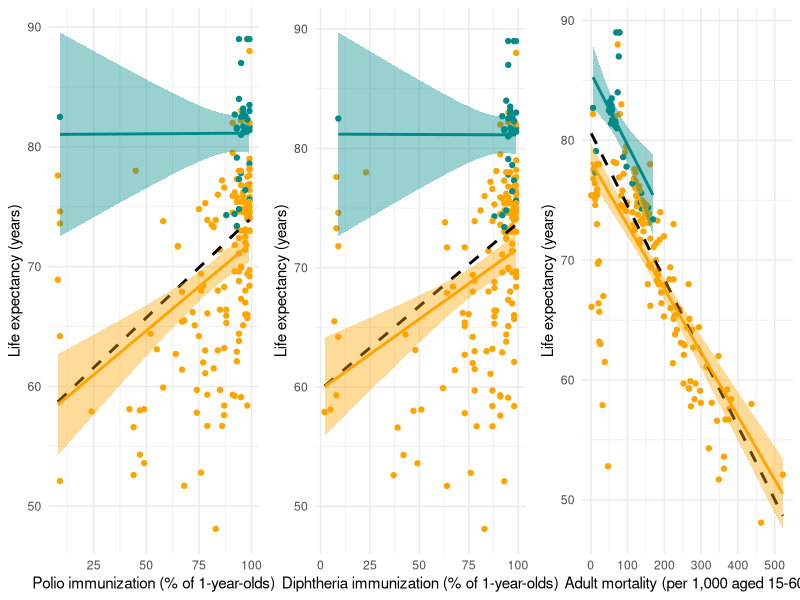
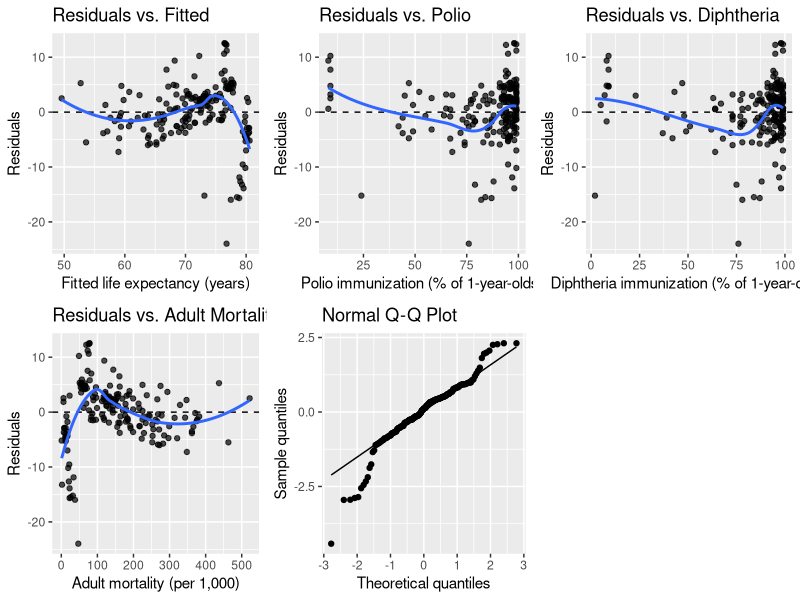
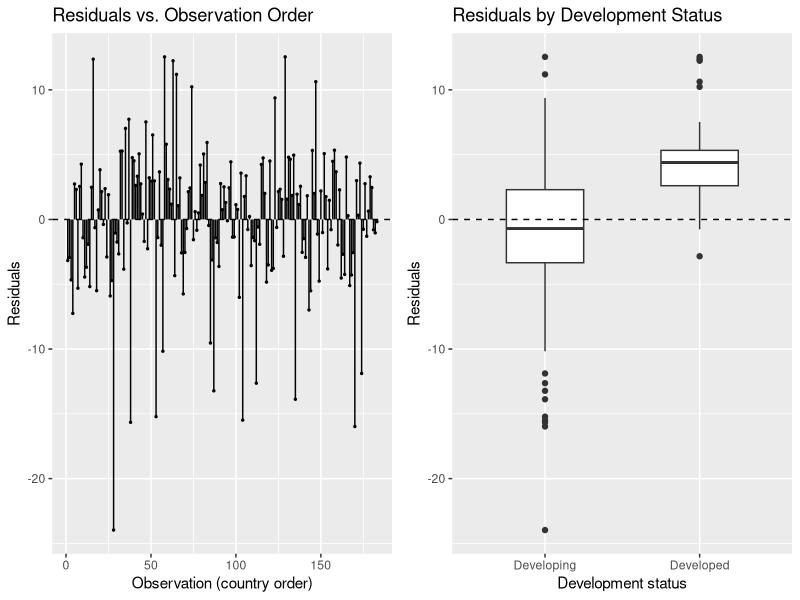
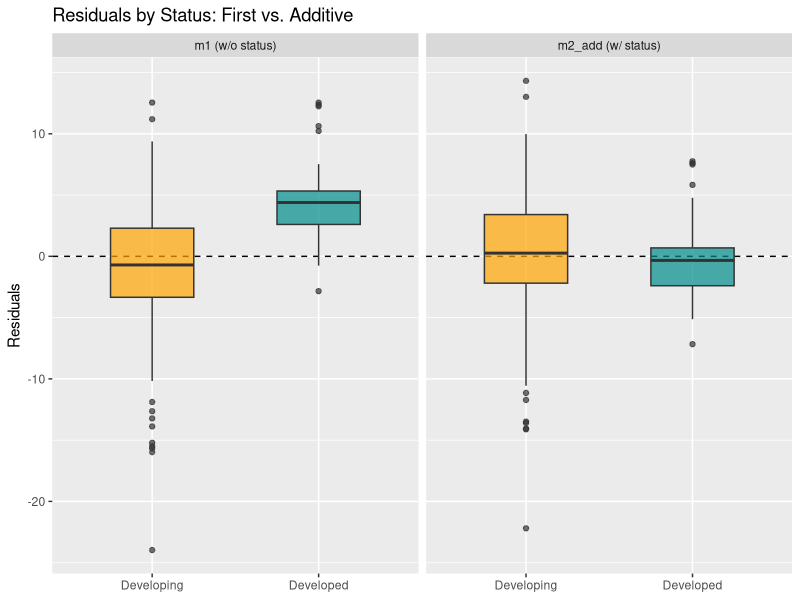

These charts were generated, in order, by the following R code:
## ---- chunk 1
knitr::opts_chunk$set(echo = FALSE, warning = FALSE, message = FALSE, fig.pos = "!htbp")

library(tidyverse)
library(knitr)
library(gridExtra)
## ---- chunk 2
df <- read.csv("life_expectancy_2014.csv")

developed <- subset(df, status == "Developed")
developing <- subset(df, status == "Developing")

# Check the number of countries in each group
nrow(developed)
nrow(developing)

# Check the variables
names(df)
## ---- chunk 3
df$status <- factor(df$status, levels = c("Developed", "Developing"))
cols <- c("Developed" = "darkcyan", "Developing" = "orange")

plot_polio <- ggplot(df, aes(x = polio, y = life_expectancy)) +
  geom_point(aes(color = status)) +
  geom_smooth(method = "lm", se = FALSE, color = "black", linetype = "dashed") +
  geom_smooth(aes(color = status, fill = status), method = "lm", se = TRUE) +
  scale_color_manual(values = cols) +
  scale_fill_manual(values = cols) +
  labs(x = "Polio immunization (% of 1-year-olds)", y = "Life expectancy (years)") +
  theme_minimal() +
  theme(legend.position = "none")

plot_dip <- ggplot(df, aes(x = diphtheria, y = life_expectancy)) +
  geom_point(aes(color = status)) +
  geom_smooth(method = "lm", se = FALSE, color = "black", linetype = "dashed") +
  geom_smooth(aes(color = status, fill = status), method = "lm", se = TRUE) +
  scale_color_manual(values = cols) +
  scale_fill_manual(values = cols) +
  labs(x = "Diphtheria immunization (% of 1-year-olds)", y = "Life expectancy (years)") +
  theme_minimal() +
  theme(legend.position = "none")

plot_adult <- ggplot(df, aes(x = adult_mortality, y = life_expectancy)) +
  geom_point(aes(color = status)) +
  geom_smooth(method = "lm", se = FALSE, color = "black", linetype = "dashed") +
  geom_smooth(aes(color = status, fill = status), method = "lm", se = TRUE) +
  scale_color_manual(values = cols) +
  scale_fill_manual(values = cols) +
  labs(x = "Adult mortality (per 1,000 aged 15-60)", y = "Life expectancy (years)") +
  theme_minimal() +
  theme(legend.position = "none")

grid.arrange(plot_polio, plot_dip, plot_adult, ncol = 3)
## ---- chunk 4
cor_tbl <- df %>%
  group_by(status) %>%
  summarise(
    n = n(),
    Polio = cor(polio, life_expectancy),
    Diphtheria = cor(diphtheria, life_expectancy),
    Adult_Mortality = cor(adult_mortality, life_expectancy)
  )

kable(
  cor_tbl,
  digits = 3,
  col.names = c("Status", "n", "Polio", "Diphtheria", "Adult Mortality"),
  caption = "Sample sizes and correlations with life expectancy by development status"
)
## ---- chunk 5
polio_dev <- lm(life_expectancy ~ polio, data = developed)
polio_deving <- lm(life_expectancy ~ polio, data = developing)
dip_dev <- lm(life_expectancy ~ diphtheria, data = developed)
dip_deving <- lm(life_expectancy ~ diphtheria, data = developing)
mort_dev <- lm(life_expectancy ~ adult_mortality, data = developed)
mort_deving <- lm(life_expectancy ~ adult_mortality, data = developing)

biv_tbl <- data.frame(
  Predictor = c("Polio", "Diphtheria", "Adult Mortality"),
  Slope_Dev = c(coef(polio_dev)[2], coef(dip_dev)[2], coef(mort_dev)[2]),
  Slope_Deving = c(coef(polio_deving)[2], coef(dip_deving)[2], coef(mort_deving)[2]),
  R2_Dev = c(summary(polio_dev)$r.squared, summary(dip_dev)$r.squared, summary(mort_dev)$r.squared),
  R2_Deving = c(summary(polio_deving)$r.squared, summary(dip_deving)$r.squared, summary(mort_deving)$r.squared)
)

kable(
  biv_tbl,
  digits = 4,
  col.names = c("Predictor", "Slope (Developed)", "Slope (Developing)",
                "R2 (Developed)", "R2 (Developing)"),
  caption = "Simple regressions of life expectancy on each predictor, fitted separately by development status"
)
## ---- chunk 6
# Check missing values
variables <- c(
  "life_expectancy",
  "polio",
  "diphtheria",
  "adult_mortality",
  "status"
)

colSums(is.na(df[variables]))

# summary statistics
summary(df[variables])

# 5 countries with the lowest polio coverage
head(df[order(df$polio), c("country", "status", "polio")], 5)

# 5 countries with the lowest diphtheria coverage
head(df[order(df$diphtheria), c("country", "status", "diphtheria")], 5)

# 5 countries with the highest and lowest adult mortality
head(df[order(-df$adult_mortality), c("country", "status", "adult_mortality")], 5)
head(df[order(df$adult_mortality), c("country", "status", "adult_mortality")], 5)
## ---- chunk 7
# reuse dataset and set Developing as baseline
m1_data <- df
m1_data$status <- relevel(m1_data$status, ref = "Developing")

# fit baseline model and compute intervals and multicollinearity checks
m1 <- lm(life_expectancy ~ polio + diphtheria + adult_mortality, data = m1_data)
mort_ci <- round(confint(m1)["adult_mortality", ], 3)
vifs <- round(car::vif(m1), 2)

kable(summary(m1)$coefficients, digits = 3, caption = "First linear regression model (n = 183)")
## ---- chunk 8
# save residuals and fitted values
m1_data$obs_order <- seq_len(nrow(m1_data))
m1_data$fitted <- fitted(m1)
m1_data$resid <- resid(m1)
m1_data$std_resid <- rstandard(m1)

# residual diagnostic plots
plot_fit <- ggplot(m1_data, aes(x = fitted, y = resid)) +
  geom_point(alpha = 0.7) +
  geom_hline(yintercept = 0, linetype = "dashed") +
  geom_smooth(method = "loess", se = FALSE) +
  labs(title = "Residuals vs. Fitted", x = "Fitted life expectancy (years)", y = "Residuals")

plot_polio_r <- ggplot(m1_data, aes(x = polio, y = resid)) +
  geom_point(alpha = 0.7) +
  geom_hline(yintercept = 0, linetype = "dashed") +
  geom_smooth(method = "loess", se = FALSE) +
  labs(title = "Residuals vs. Polio", x = "Polio immunization (% of 1-year-olds)", y = "Residuals")

plot_dip_r <- ggplot(m1_data, aes(x = diphtheria, y = resid)) +
  geom_point(alpha = 0.7) +
  geom_hline(yintercept = 0, linetype = "dashed") +
  geom_smooth(method = "loess", se = FALSE) +
  labs(title = "Residuals vs. Diphtheria", x = "Diphtheria immunization (% of 1-year-olds)", y = "Residuals")

plot_mort_r <- ggplot(m1_data, aes(x = adult_mortality, y = resid)) +
  geom_point(alpha = 0.7) +
  geom_hline(yintercept = 0, linetype = "dashed") +
  geom_smooth(method = "loess", se = FALSE) +
  labs(title = "Residuals vs. Adult Mortality", x = "Adult mortality (per 1,000)", y = "Residuals")

plot_qq <- ggplot(m1_data, aes(sample = std_resid)) +
  stat_qq() +
  stat_qq_line() +
  labs(title = "Normal Q-Q Plot", x = "Theoretical quantiles", y = "Sample quantiles")

grid.arrange(plot_fit, plot_polio_r, plot_dip_r, plot_mort_r, plot_qq, ncol = 3)

# check Box-Cox transformation and Shapiro-Wilk test
pt_m1 <- car::powerTransform(m1)
opt_lam <- round(unname(pt_m1$lambda), 2)
ci_rng <- round(confint(pt_m1)[1, ], 2)
sw_m1 <- shapiro.test(m1_data$resid)
## ---- chunk 9
# plot order and status residuals
plot_order <- ggplot(m1_data, aes(x = obs_order, y = resid)) +
  geom_segment(aes(xend = obs_order, yend = 0)) +
  geom_point(size = 0.5) +
  geom_hline(yintercept = 0, linetype = "dashed") +
  labs(title = "Residuals vs. Observation Order", x = "Observation (country order)", y = "Residuals")

plot_status <- ggplot(m1_data, aes(x = status, y = resid)) +
  geom_boxplot(width = 0.5) +
  geom_hline(yintercept = 0, linetype = "dashed") +
  labs(title = "Residuals by Development Status", x = "Development status", y = "Residuals")

grid.arrange(plot_order, plot_status, ncol = 2)
## ---- chunk 10
# fit additive and interaction models
m2_add <- lm(life_expectancy ~ polio + diphtheria + adult_mortality + status, data = m1_data)
m2_int <- lm(life_expectancy ~ (polio + diphtheria + adult_mortality) * status, data = m1_data)
aov_seq <- anova(m1, m2_add, m2_int)

status_est <- round(coef(m2_add)["statusDeveloped"], 2)
status_ci <- round(confint(m2_add)["statusDeveloped", ], 2)

# additive and interaction model comparison table
seq_tbl <- data.frame(
  Model = c(
    "m1",
    "m2_add",
    "m2_int"
  ),
  Adj_R2 = c(
    summary(m1)$adj.r.squared,
    summary(m2_add)$adj.r.squared,
    summary(m2_int)$adj.r.squared
  ),
  RSE = c(summary(m1)$sigma, summary(m2_add)$sigma, summary(m2_int)$sigma),
  Partial_F = c("-", round(aov_seq$F[2:3], 2)),
  p_value = c("-", format.pval(aov_seq[["Pr(>F)"]][2:3], digits = 3, eps = 0.001))
)

kable(
  seq_tbl,
  digits = 4,
  col.names = c("Model", "Adj R2", "RSE", "Partial F", "p-value"),
  caption = "ANOVA Comparison of the First, Additive, and Interaction Models"
)
## ---- chunk 11
# compare residuals with and without status
box_df <- data.frame(
  Model = factor(
    rep(c("m1 (w/o status)", "m2_add (w/ status)"), each = nrow(m1_data)),
    levels = c("m1 (w/o status)", "m2_add (w/ status)")
  ),
  status = rep(m1_data$status, 2),
  resid = c(resid(m1), resid(m2_add))
)

p_m2_box <- ggplot(box_df, aes(x = status, y = resid, fill = status)) +
  geom_hline(yintercept = 0, linetype = "dashed") +
  geom_boxplot(alpha = 0.7, width = 0.5) +
  facet_wrap(~ Model) +
  scale_fill_manual(values = cols) +
  labs(title = "Residuals by Status: First vs. Additive", x = NULL, y = "Residuals") +
  theme(legend.position = "none")

p_m2_box
